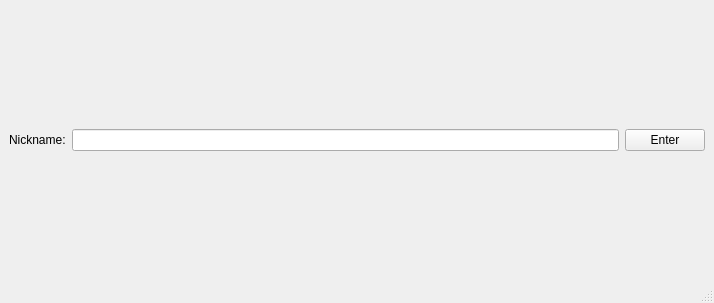
<?xml version="1.0" encoding="UTF-8"?>
<ui version="4.0">
 <class>RegisterWindowNew</class>
 <widget class="QMainWindow" name="RegisterWindowNew">
  <property name="geometry">
   <rect>
    <x>0</x>
    <y>0</y>
    <width>714</width>
    <height>303</height>
   </rect>
  </property>
  <property name="windowTitle">
   <string>Register</string>
  </property>
  <widget class="QWidget" name="centralwidget">
   <layout class="QGridLayout" name="gridLayout">
    <item row="0" column="2">
     <widget class="QPushButton" name="pushButton">
      <property name="text">
       <string>Enter</string>
      </property>
     </widget>
    </item>
    <item row="0" column="1">
     <layout class="QGridLayout" name="gridLayout_2">
      <item row="0" column="0">
       <widget class="QLabel" name="label">
        <property name="text">
         <string>Nickname:</string>
        </property>
       </widget>
      </item>
      <item row="0" column="1">
       <widget class="QLineEdit" name="nicknameLineEdit"/>
      </item>
     </layout>
    </item>
   </layout>
  </widget>
  <widget class="QMenuBar" name="menubar">
   <property name="geometry">
    <rect>
     <x>0</x>
     <y>0</y>
     <width>714</width>
     <height>26</height>
    </rect>
   </property>
  </widget>
  <widget class="QStatusBar" name="statusbar"/>
 </widget>
 <resources/>
 <connections/>
</ui>
